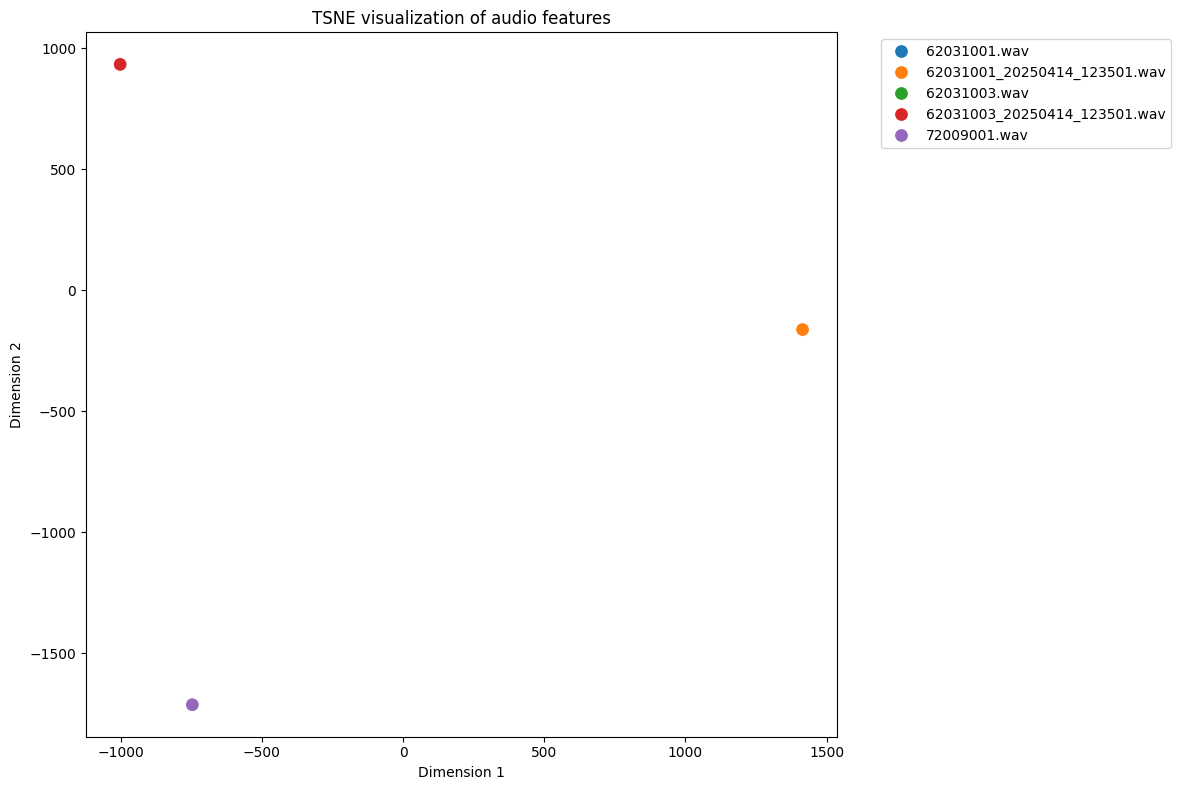
#> input picture data/plots/tsne_plot.png, 1181 x 790 px, found by its file name
$ python view_plots.py
#> lines starting #> are read from the running program, lines starting #| are printed output that depends on the picture
"""
Display dimensionality reduction plots side by side (requires data/plots/*.png).

Run from repository root:
    python scripts/view_plots.py
"""

import matplotlib.pyplot as plt
import matplotlib.image as mpimg

def display_plots():
    """Display t-SNE and UMAP plots side by side."""
    # Create figure with two subplots
    fig, (ax1, ax2) = plt.subplots(1, 2, figsize=(20, 8))

    # Load and display t-SNE plot
    tsne_img = mpimg.imread('data/plots/tsne_plot.png')
#> tsne_img is the input picture: shape (790, 1181, 4) float32; mean R, G, B, A 0.991, 0.99, 0.99, 1
    ax1.imshow(tsne_img)
    ax1.set_title('t-SNE Visualization')
    ax1.axis('off')

    # Load and display UMAP plot
    umap_img = mpimg.imread('data/plots/umap_plot.png')
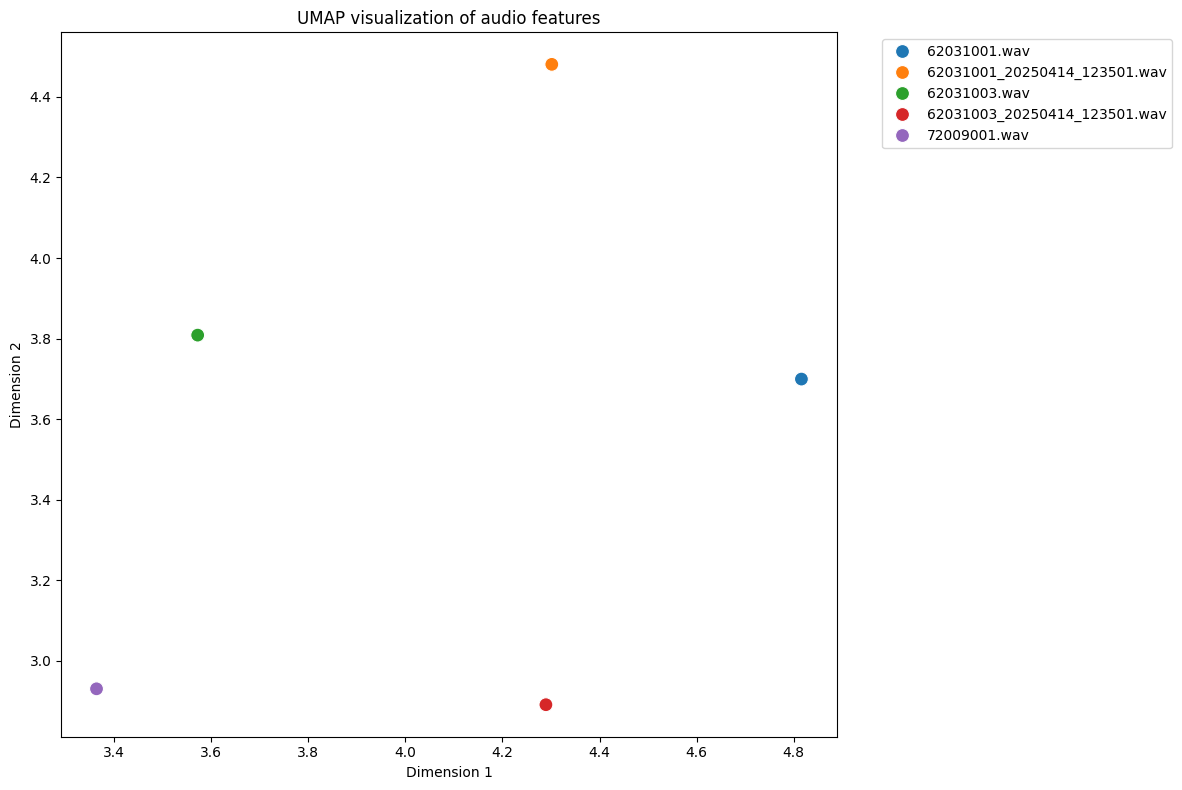
#> input picture data/plots/umap_plot.png, 1182 x 790 px, found by its file name
#> umap_img is the input picture: shape (790, 1182, 4) float32; mean R, G, B, A 0.99, 0.99, 0.99, 1
    ax2.imshow(umap_img)
    ax2.set_title('UMAP Visualization')
    ax2.axis('off')

    # Adjust layout and display
    plt.tight_layout()
    plt.show()
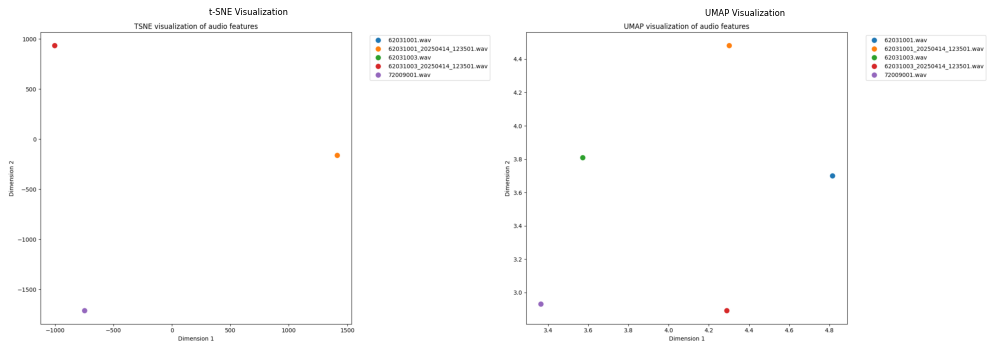
#> figure drawn by matplotlib, 2 panels

if __name__ == "__main__":
    display_plots()
